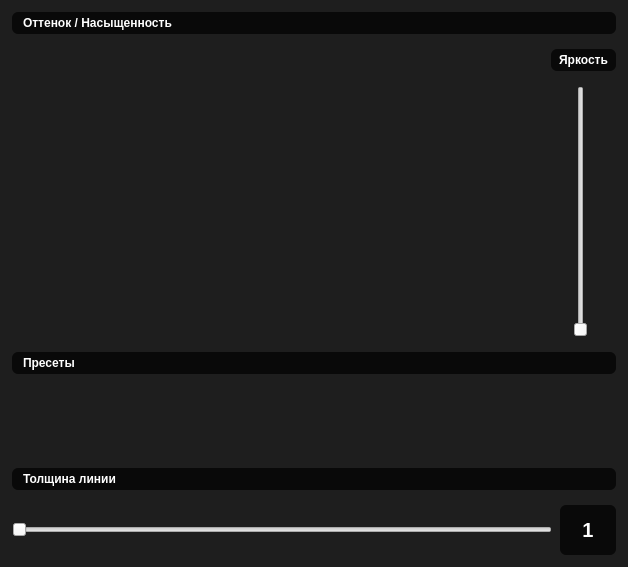
<?xml version="1.0" encoding="UTF-8"?>
<ui version="4.0">
 <class>ColorPickerPalette</class>
 <widget class="QWidget" name="ColorPickerPalette">
  <property name="geometry">
   <rect>
    <x>0</x>
    <y>0</y>
    <width>628</width>
    <height>567</height>
   </rect>
  </property>
  <property name="windowTitle">
   <string>Палитра цветов</string>
  </property>
  <property name="styleSheet">
   <string notr="true">QWidget#ColorPickerPalette{background:rgba(30,30,30,255); border-radius:12px;}
QLabel{color:white; font-weight:600; background:rgba(0,0,0,180); border-radius:6px; padding:4px 8px;}
QSlider{color:white;}
QPushButton{border-radius:12px;}
</string>
  </property>
  <layout class="QVBoxLayout" name="verticalLayout">
   <property name="spacing">
    <number>15</number>
   </property>
   <property name="leftMargin">
    <number>12</number>
   </property>
   <property name="topMargin">
    <number>12</number>
   </property>
   <property name="rightMargin">
    <number>12</number>
   </property>
   <property name="bottomMargin">
    <number>12</number>
   </property>
   <item>
    <widget class="QLabel" name="labelPicker">
     <property name="text">
      <string>Оттенок / Насыщенность</string>
     </property>
    </widget>
   </item>
   <item>
    <layout class="QHBoxLayout" name="wheelLayout">
     <property name="spacing">
      <number>15</number>
     </property>
     <item>
      <widget class="UBColorSquare" name="colorSquare" native="true">
       <property name="minimumSize">
        <size>
         <width>250</width>
         <height>250</height>
        </size>
       </property>
      </widget>
     </item>
     <item>
      <layout class="QVBoxLayout" name="verticalLayout_brightness">
       <property name="leftMargin">
        <number>0</number>
       </property>
       <property name="rightMargin">
        <number>0</number>
       </property>
       <item>
        <widget class="QLabel" name="labelBrightness">
         <property name="text">
          <string>Яркость</string>
         </property>
         <property name="alignment">
          <set>Qt::AlignHCenter|Qt::AlignVCenter</set>
         </property>
        </widget>
       </item>
       <item>
        <widget class="QSlider" name="brightnessSlider">
         <property name="minimumSize">
          <size>
           <width>60</width>
           <height>200</height>
          </size>
         </property>
         <property name="orientation">
          <enum>Qt::Orientation::Vertical</enum>
         </property>
        </widget>
       </item>
      </layout>
     </item>
    </layout>
   </item>
   <item>
    <widget class="QLabel" name="labelPresets">
     <property name="text">
      <string>Пресеты</string>
     </property>
    </widget>
   </item>
   <item>
    <layout class="QHBoxLayout" name="presetLayout">
     <property name="spacing">
      <number>15</number>
     </property>
     <item>
      <widget class="QPushButton" name="colorButton0">
       <property name="minimumSize">
        <size>
         <width>64</width>
         <height>64</height>
        </size>
       </property>
      </widget>
     </item>
     <item>
      <widget class="QPushButton" name="colorButton1">
       <property name="minimumSize">
        <size>
         <width>64</width>
         <height>64</height>
        </size>
       </property>
      </widget>
     </item>
     <item>
      <widget class="QPushButton" name="colorButton2">
       <property name="minimumSize">
        <size>
         <width>64</width>
         <height>64</height>
        </size>
       </property>
      </widget>
     </item>
     <item>
      <widget class="QPushButton" name="colorButton3">
       <property name="minimumSize">
        <size>
         <width>64</width>
         <height>64</height>
        </size>
       </property>
      </widget>
     </item>
     <item>
      <widget class="QPushButton" name="colorButton4">
       <property name="minimumSize">
        <size>
         <width>64</width>
         <height>64</height>
        </size>
       </property>
      </widget>
     </item>
     <item>
      <widget class="QPushButton" name="customButton">
       <property name="minimumSize">
        <size>
         <width>64</width>
         <height>64</height>
        </size>
       </property>
      </widget>
     </item>
   </layout>
  </item>
   <item>
    <widget class="QLabel" name="labelSize">
     <property name="text">
      <string>Толщина линии</string>
     </property>
    </widget>
   </item>
   <item>
    <layout class="QHBoxLayout" name="horizontalLayout_width">
     <property name="spacing">
      <number>8</number>
     </property>
     <item>
      <widget class="QSlider" name="widthSlider">
       <property name="minimumSize">
        <size>
         <width>180</width>
         <height>50</height>
        </size>
       </property>
       <property name="orientation">
        <enum>Qt::Orientation::Horizontal</enum>
       </property>
      </widget>
     </item>
     <item>
      <widget class="QLabel" name="strokePreview">
       <property name="minimumSize">
        <size>
         <width>56</width>
         <height>36</height>
        </size>
       </property>
       <property name="styleSheet">
        <string notr="true">QLabel#strokePreview{ color:white; font-weight:600; font-size:20px; }</string>
       </property>
       <property name="alignment">
        <set>Qt::AlignHCenter|Qt::AlignVCenter</set>
       </property>
       <property name="text">
        <string>1</string>
       </property>
      </widget>
     </item>
    </layout>
   </item>
  </layout>
 </widget>
 <customwidgets>
  <customwidget>
   <class>UBColorSquare</class>
   <extends>QWidget</extends>
   <header>gui/UBColorSquare.h</header>
  </customwidget>
 </customwidgets>
 <resources/>
 <connections/>
</ui>
